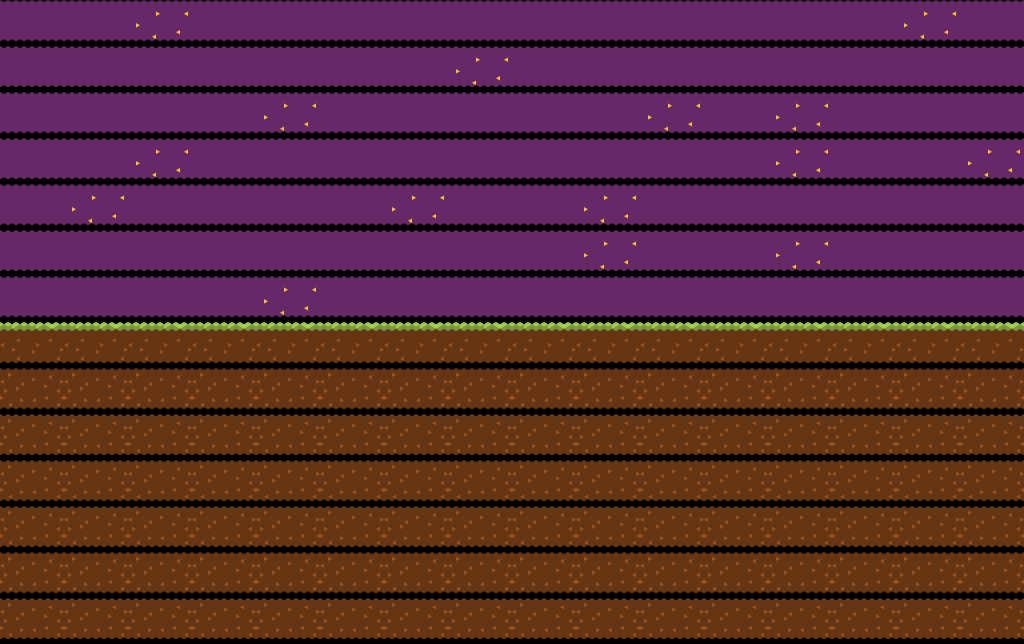

Tiled map render using the project's own tile images. Description and the map definition, with tile-layer contents summarised, below:
An orthogonal 16x14 tile map with 64x46 px tiles, 2 tile layers (ground, night), 1 hidden layer not drawn.

<map version="1.0" orientation="orthogonal" renderorder="right-down" width="16" height="14" tilewidth="64" tileheight="46" nextobjectid="1">
 <tileset firstgid="1" name="tiles_quarter_0" tilewidth="64" tileheight="46" spacing="2" margin="2">
  <image source="spritesheets/tiles_quarter_0.png" width="530" height="50" />
 </tileset>
 <layer name="ground" width="16" height="14">
  <data>[224 cells, 112 non-empty, 2 distinct tile ids]</data>
 </layer>
 <layer name="day" width="16" height="14" visible="0">
  <data>[224 cells, 112 non-empty, 2 distinct tile ids]</data>
 </layer>
 <layer name="night" width="16" height="14">
  <data>[224 cells, 112 non-empty, 2 distinct tile ids]</data>
 </layer>
</map>